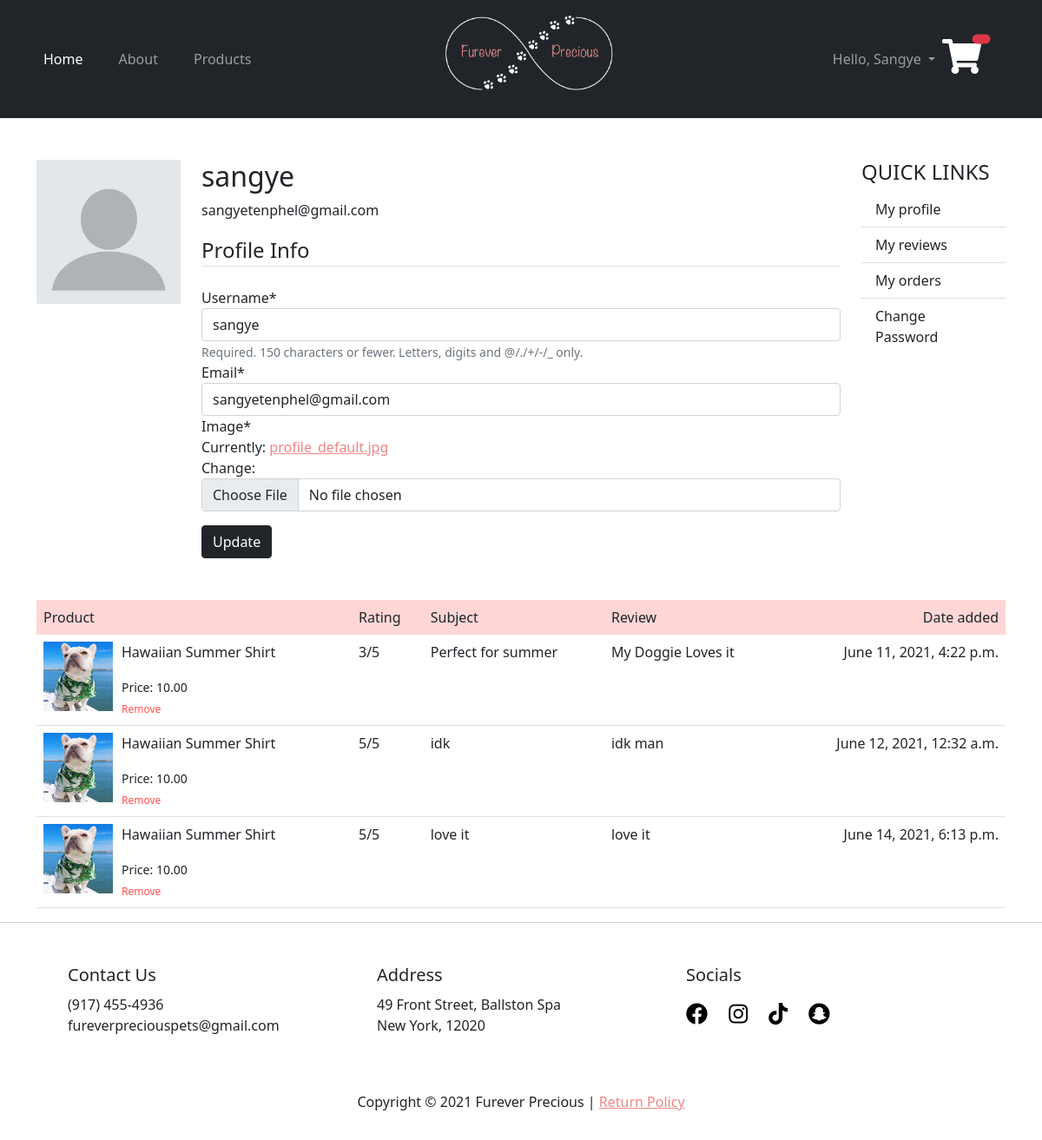
/user/profile/ (signed in), run on an earlier commit of the app's database.
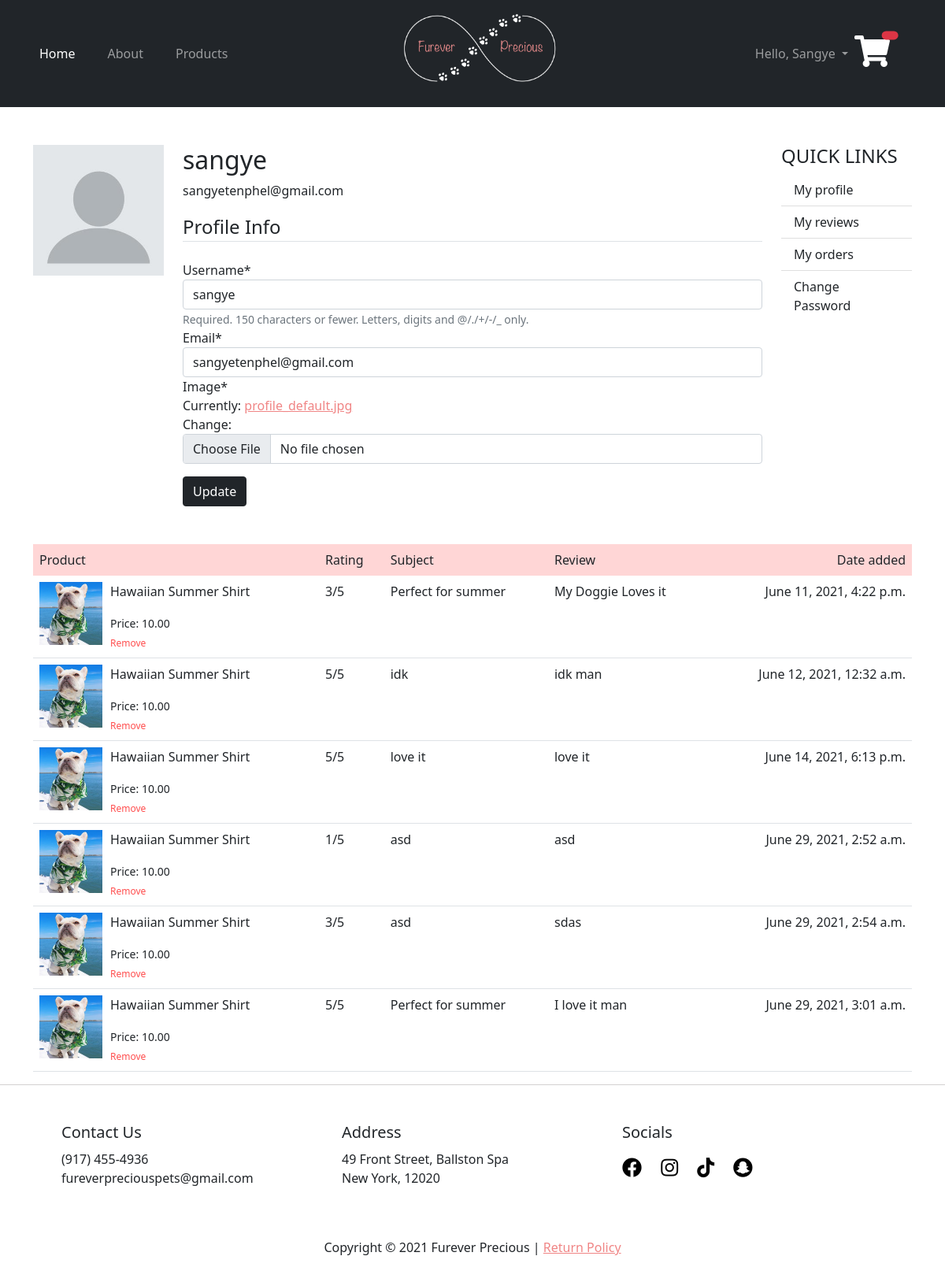
And on a later commit of the database.
### store/models.py (models this page shows, shortened)
class Review(models.Model):
    reviewer = models.ForeignKey(User, on_delete=models.CASCADE)
    product = models.ForeignKey(Product, on_delete=models.CASCADE)
    subject = models.CharField(max_length=150, blank=True)
    review = models.TextField(blank=True)
    rating = models.IntegerField()
    date_added = models.DateTimeField(auto_now=True)

class Product(models.Model):
    VARIANTS = (
        ('None', 'None'),
        ('Size', 'Size'),
        ('Color', 'Color'),
        ('Size-Color', 'Size-Color')
    )
    name = models.CharField(max_length=255)
    price = models.DecimalField(max_digits=6, decimal_places=2)
    keyword = models.CharField(max_length=255)
    date_added = models.DateTimeField(default=timezone.now)
    image = models.ImageField(upload_to='products')
    description = RichTextUploadingField()
    variant = models.CharField(max_length=10, choices=VARIANTS, default='None')
    def image_tag(self):
        return mark_safe(f'<img src="{self.image.url}" height="50">')
    image_tag.short_description = "Product Image"

### users/views.py (the view)
# urls.py: path('profile/', views.user_profile, name='user-profile'),
@login_required
def user_profile(request):
    if request.method == 'POST':
        u_form = UserUpdateForm(request.POST, instance=request.user)
        p_form = ProfileUpdateForm(request.POST, request.FILES, instance=request.user.profile)
        if u_form.is_valid() and p_form.is_valid():
            u_form.save()
            p_form.save()
            messages.success(request, f'Your account has been updated!')
            return redirect('profile')
    else:
        u_form = UserUpdateForm(instance=request.user)
        p_form = ProfileUpdateForm(instance=request.user.profile)
    reviews = Review.objects.filter(reviewer=request.user)
    context = {
        'u_form': u_form,
        'p_form': p_form,
        'reviews': reviews,
    }
    return render(request, 'users/profile.html', context)

### users/forms.py
class UserUpdateForm(forms.ModelForm):
    email = forms.EmailField()
    class Meta:
        model = User
        fields = ['username', 'email']

class ProfileUpdateForm(forms.ModelForm):
    class Meta:
        model = Profile
        fields = ['image']
        widgets = {
            'image': forms.ClearableFileInput(attrs={'class': 'form-control mb-3'})
        }

### users/templates/users/profile.html (shortened to what this page needs)
{% extends 'store/base.html' %}
{% load static %}
{% load crispy_forms_tags %}
{% block content %}
<div class="container mt-5">
    <div class="row">
        <div class="col-2">
            <img class="img-fluid" src="{{ user.profile.image.url }}" alt="">
        </div>
        <div class="col">
            <h2>{{ user.username }}</h2>
            <p>{{ user.email }}</p>
            <form action="" method="POST" enctype="multipart/form-data">
                <fieldset class="form-group">
                    <legend class="border-bottom mb-4">Profile Info</legend>
                    {{ u_form|crispy }}
                    {{ p_form|crispy }}
                </fieldset>
                <button class="btn btn-dark" type="submit">Update</button>
            </form>
        </div>
        <div class="col-2 list-group-flush">
            <h4 class="fw-normal">QUICK LINKS</h4>
            <a href="" class="list-group-item list-group-item-action">My profile</a>
            <a href="#my-comments" class="list-group-item list-group-item-action">My reviews</a>
            <a href="" class="list-group-item list-group-item-action">My orders</a>
            <a href="{% url 'change-password' %}" class="list-group-item list-group-item-action">Change Password</a>
        </div>
        <div class="table-responsive" id="my-reviews">
            {% if reviews %}
                <table class="table mt-5">
                    <thead>
                        <tr>
                            <th>Product</th>
                            <th>Rating</th>
                            <th>Subject</th>
                            <th>Review</th>
                            <th>Date added</th>
                        </tr>
                    </thead>
                    <tbody>
                        {% for review in reviews %}
                            <tr>
                                <td>
                                    <div class="cart-info">
                                        <img src="{{ review.product.image.url }}" alt="">
                                        <div>
                                            <p>{{ review.product.name }}</p>
                                            <small>Price: {{ review.product.price }}</small>
                                            <br>
                                            <a href="{% url 'user-review-delete' review.id %}" onclick="return confirm('Delete review for {{ review.product.name }}?');">Remove</a>
                                        </div>
                                    </div>
                                </td>
                                <td>{{ review.rating }}/5</td>
                                <td>{{ review.subject }}</td>
                                <td>{{ review.review }}</td>
                                <td>{{ review.date_added }}</td>
                            </tr>
                        {% endfor %}
                    </tbody>
                </table>
            {% else %}
                <div class="p-5 text-center">
                    <h2>My reviews</h2>
                    <p>Your haven't reviewed any products yet.</p>
                    <a href="{% url 'products' %}" class="link">Continue shopping</a>
                </div>
            {% endif %}
        </div>
    </div>
</div>
{% endblock content %}

What changed in the data, as far as the page shows it:
added Review: product.image (picture), product.name "Hawaiian Summer Shirt", product.price "10.00", rating "1", subject "asd", review "asd", date_added "June 29, 2021, 2:52 a.m."
added Review: product.image (picture), product.name "Hawaiian Summer Shirt", product.price "10.00", rating "3", subject "asd", review "sdas", date_added "June 29, 2021, 2:54 a.m."
added Review: product.image (picture), product.name "Hawaiian Summer Shirt", product.price "10.00", rating "5", subject "Perfect for summer", review "I love it man", date_added "June 29, 2021, 3:01 a.m."
